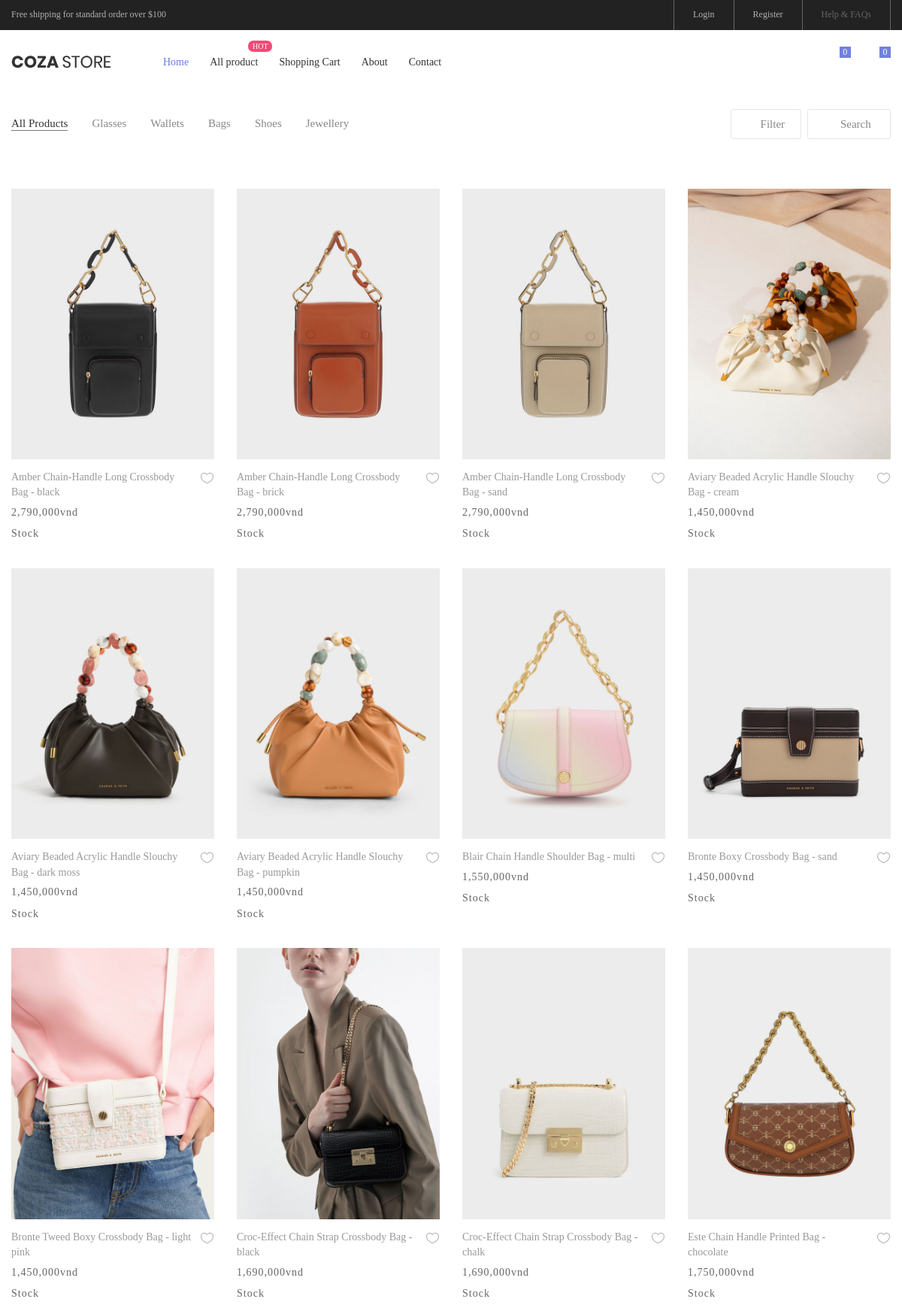
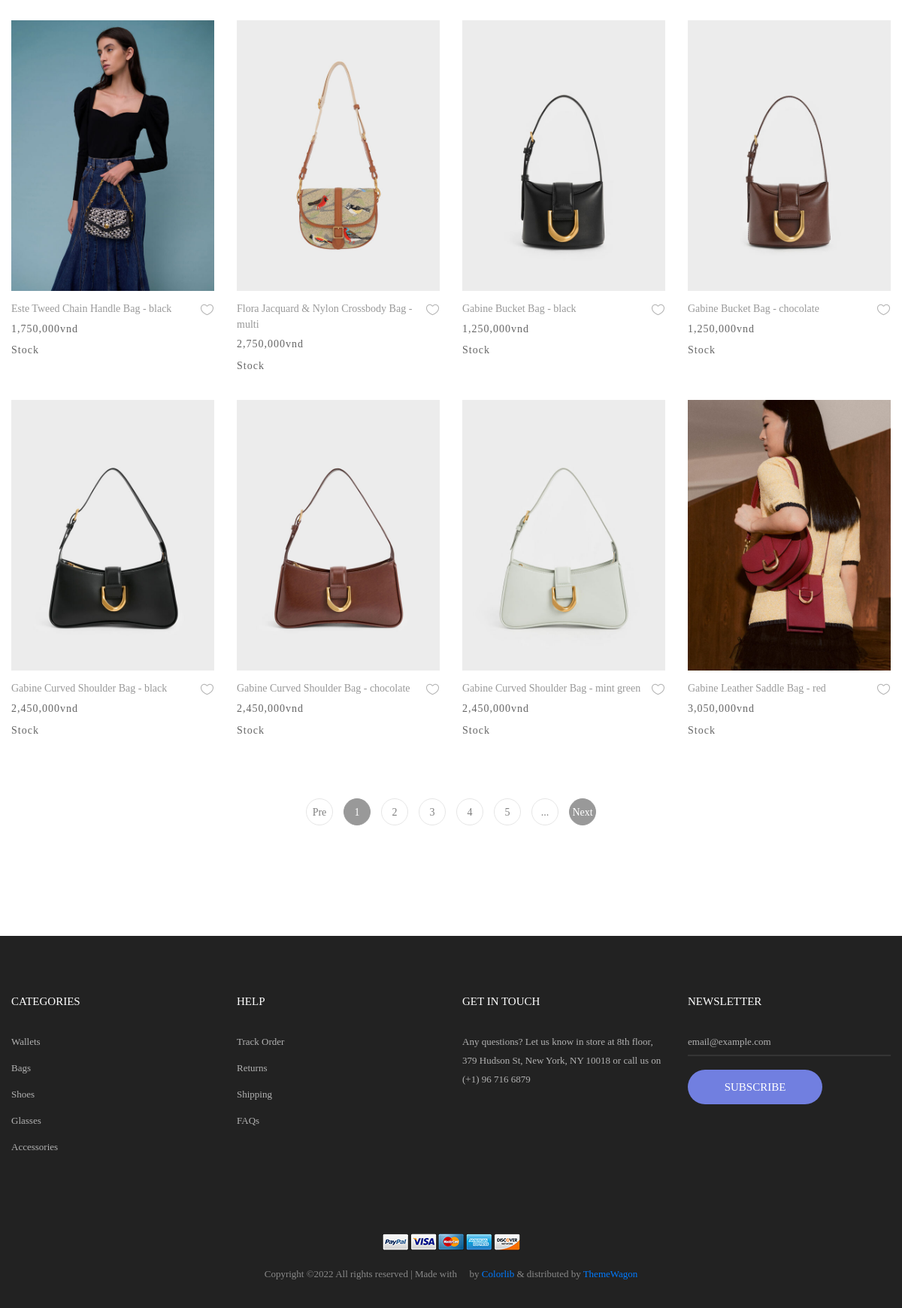
Page /product/0 on the committed database (2 pictures, top to bottom).
### store/models.py (models this page shows, shortened)
class Product(models.Model):
    name = models.CharField(max_length=250)
    image = models.ImageField(upload_to="dashmain/images",
                              default="dashmain/images/default.png")
    price_sell = models.FloatField()
    price_buy = models.FloatField()
    content = RichTextUploadingField(blank=True, null=True)
    inventory = models.IntegerField()
    status = models.ForeignKey(Status, on_delete=models.PROTECT)
    public_day = models.DateTimeField(default=datetime.datetime.now)
    category = models.ForeignKey(Category, on_delete=models.PROTECT)

class Status(models.Model):
    status = models.CharField(max_length=250)
    def __str__(self):
        return self.status

### store/views.py (the view)
# urls.py: path('product/<int:pk>', product, name="product"),
def product(request, pk):
    cart = Cart(request)
    all_product = Product.objects.all()
    if pk == 0:
        all_product = Product.objects.all()
    else:
        all_product = Product.objects.filter(
            category_id=pk)
    category = Category.objects.all().order_by('name')
    page = request.GET.get('page', 1)
    paginator = Paginator(all_product, 20)
    product_pager = paginator.page(page)
    return render(request, "store/product.html", {
        'all_product': product_pager,
        'category': category,
        'cart': cart,
    })

### cart/cart.py (called while the page is built)
    def __len__(self):
        return sum(item['quantity'] for item in self.cart.values())

### store/templates/store/product.html (shortened to what this page needs)
{% extends 'store/_Master.html' %}
{% load static %}
{% block main_content %}
{% load humanize %}
	<div class="bg0 m-t-23 p-b-140">
		<div class="container">
			<div class="flex-w flex-sb-m p-b-52">
				<div class="flex-w flex-l-m filter-tope-group m-tb-10">
					<a href="{% url 'store:product' 0 %}" class="stext-106 cl6 hov1 bor3 trans-04 m-r-32 m-tb-5 how-active1" data-filter="*">
						All Products
					</a>
					<a href="{% url 'store:product' 2 %}" class="stext-106 cl6 hov1 bor3 trans-04 m-r-32 m-tb-5" data-filter=".women">
						Glasses
					</a>
					<a href="{% url 'store:product' 4 %}" class="stext-106 cl6 hov1 bor3 trans-04 m-r-32 m-tb-5" data-filter=".men">
						Wallets
					</a>
					<a href="{% url 'store:product' 1 %}" class="stext-106 cl6 hov1 bor3 trans-04 m-r-32 m-tb-5" data-filter=".bag">
						Bags
					</a>
					<a href="{% url 'store:product' 3 %}" class="stext-106 cl6 hov1 bor3 trans-04 m-r-32 m-tb-5" data-filter=".shoes">
						Shoes
					</a>
					<a href="{% url 'store:product' 5 %}" class="stext-106 cl6 hov1 bor3 trans-04 m-r-32 m-tb-5" data-filter=".watches">
						Jewellery
					</a>
				</div>
				<div class="flex-w flex-c-m m-tb-10">
					<div class="flex-c-m stext-106 cl6 size-104 bor4 pointer hov-btn3 trans-04 m-r-8 m-tb-4 js-show-filter">
						<i class="icon-filter cl2 m-r-6 fs-15 trans-04 zmdi zmdi-filter-list"></i>
						 Filter
					</div>
					<div class="flex-c-m stext-106 cl6 size-105 bor4 pointer hov-btn3 trans-04 m-tb-4 js-show-search">
						<i class="icon-search cl2 m-r-6 fs-15 trans-04 zmdi zmdi-search"></i>
						Search
					</div>
				</div>
			</div>
			<div class="row isotope-grid">
				{%for product in all_product %}
				<div class="col-sm-6 col-md-4 col-lg-3 p-b-35 isotope-item">
					<div class="block2">
						<div class="block2-pic hov-img0">
							<a href="{% url 'store:product_detail' product.pk %}" class="stext-104 cl4 hov-cl1 trans-04 js-name-b2 p-b-6">
								<img src="{{product.image.url}}" alt="{{product.name}}">
							</a>
						</div>
						<div class="block2-txt flex-w flex-t p-t-14">
							<div class="block2-txt-child1 flex-col-l ">
								<a href="{% url 'store:product_detail' product.pk %}" class="stext-104 cl4 hov-cl1 trans-04 js-name-b2 p-b-6">
									{{product.name}}
								</a>
								<a href="{% url 'store:product_detail' product.pk %}" class="stext-104 cl4 hov-cl1 trans-04 js-name-b2 p-b-6">
								<span class="stext-105 cl3">
									{{product.price_sell |floatformat:0|intcomma}}vnd
								</span>
								<a>
								<span class="stext-105 cl3">
									{{product.status}}
								</span>
							</div>
							<div class="block2-txt-child2 flex-r p-t-3">
								<a href="{% url 'store:product_detail' product.pk %}" class="btn-addwish-b2 dis-block pos-relative js-addwish-b2">
									<img class="icon-heart1 dis-block trans-04" src="{% static 'store/images/icons/icon-heart-01.png' %}" alt="ICON">
								</a>
							</div>
						</div>
					</div>
				</div>
				{% endfor %}
			</div>
			<div class="flex-c-m flex-w w-full p-t-38">
				<div class="col-md-12">
						<nav aria-label="Page navigation example">
								<ul class="pagination justify-content-center">
										{%if all_product.has_previous%}
										<li class="page-item ">
												<a class="flex-c-m how-pagination1 trans-04 m-all-7 active-pagination1" href="?page={{ all_product.previous_page_number }}" tabindex="-1">Previous</a>
										</li>
										{% else %}
										<li class="page-item disabled">
												<a class="flex-c-m how-pagination1 trans-04 m-all-7" href="#" tabindex="-1">Pre</a>
										</li>
										{%endif%}
										{%for i in all_product.paginator.page_range %}
												{%if i > all_product.number|add:'-5' %}
														{%if i < all_product.number|add:'5'%}
																{%if all_product.number == i%}
																<li class="page-item" > <a class="flex-c-m how-pagination1 trans-04 m-all-7 active-pagination1" href="?page={{ i }}"> {{i}} </a></li>
																{%else%}
																<li class="page-item"> <a class="flex-c-m how-pagination1 trans-04 m-all-7" href="?page={{ i }}"> {{i}} </a></li>
																{%endif%}
														{%endif%}
												{%endif%}
										{%endfor%}
										{% if all_product.number < all_product.paginator.num_pages|add:'-5' %}
										<li class="page-item">
												<a class="flex-c-m how-pagination1 trans-04 m-all-7" href="#"> ... </a>
										</li>
										{%endif%}
										{%if all_product.has_next %}
										<li class="page-item">
												<a class="flex-c-m how-pagination1 trans-04 m-all-7 active-pagination1" href="?page={{ all_product.next_page_number }}">Next</a>
										</li>
										{% else %}
										<li class="page-item disabled">
												<a class="flex-c-m how-pagination1 trans-04 m-all-7" href="#">Next</a>
										</li>
										{%endif%}
								</ul>
						</nav>
					</div>
				</div>
		</div>
	</div>
{% endblock %}

### store/templates/store/_Master.html (shortened to what this page needs)
{% load static %}
{% load humanize %}
<!DOCTYPE html>
<html lang="en">
<head>
	<link rel="stylesheet" type="text/css" href="{% static 'store/vendor/bootstrap/css/bootstrap.min.css'%}">
	<link rel="stylesheet" type="text/css" href="{% static 'store/fonts/font-awesome-4.7.0/css/font-awesome.min.css'%}">
	<link rel="stylesheet" type="text/css" href="{% static 'store/fonts/iconic/css/material-design-iconic-font.min.css'%}">
	<link rel="stylesheet" type="text/css" href="{% static 'store/fonts/linearicons-v1.0.0/icon-font.min.css'%}">
	<link rel="stylesheet" type="text/css" href="{% static 'store/vendor/animate/animate.css'%}">
	<link rel="stylesheet" type="text/css" href="{% static 'store/vendor/css-hamburgers/hamburgers.min.css'%}">
	<link rel="stylesheet" type="text/css" href="{% static 'store/vendor/select2/select2.min.css'%}">
	<link rel="stylesheet" type="text/css" href="{% static 'store/vendor/daterangepicker/daterangepicker.css'%}">
	<link rel="stylesheet" type="text/css" href="{% static 'store/vendor/slick/slick.css'%}">
	<link rel="stylesheet" type="text/css" href="{% static 'store/vendor/MagnificPopup/magnific-popup.css'%}">
	<link rel="stylesheet" type="text/css" href="{% static 'store/vendor/perfect-scrollbar/perfect-scrollbar.css'%}">
	<link rel="stylesheet" type="text/css" href="{% static 'store/css/util.css'%}">
	<link rel="stylesheet" type="text/css" href="{% static 'store/css/main.css'%}">
</head>
<body class="animsition">
	<header>
		<div class="container-menu-desktop">
			<div class="top-bar">
				<div class="content-topbar flex-sb-m h-full container">
					<div class="left-top-bar">
						Free shipping for standard order over $100
					</div>
					<div class="right-top-bar flex-w h-full">
							{% if request.session.session_customer %}
							<a href="{% url 'customer:my_account'%}" class="flex-c-m trans-04 p-lr-25 "> My Account - {{ request.session.session_customer.username }}</a>
							<a href="{% url 'customer:customer_logout'%}" class="flex-c-m trans-04 p-lr-25 "> Logout </a>
						{% else%}
						<a href="{% url 'customer:customer_login'%}" class="flex-c-m trans-04 p-lr-25" >
							Login
						</a>
						<a href="{% url 'customer:customer_register'%}" class="flex-c-m trans-04 p-lr-25" >
							Register
						</a>
						{% endif %}
						<a class="flex-c-m trans-04 p-lr-25"> Help & FAQs </a>
					</div>
				</div>
			</div>
			<div class="wrap-menu-desktop">
				<nav class="limiter-menu-desktop container">
					<a href="{% url 'store:index' %}" class="logo">
						<img src="{% static 'store/images/icons/logo-01.png'%}" alt="IMG-LOGO">
					</a>
					<div class="menu-desktop">
						<ul class="main-menu">
							<li class="active-menu">
								<a href="{% url 'store:index' %}">Home</a>
							<li class="label1" data-label1="hot">
								<a href="{% url 'store:product' 0 %}">All product</a>
							</li>
							<li>
								<a href="{% url 'cart:cart_detail' %}">Shopping Cart</a>
							</li>
							<li>
								<a href="{% url 'store:about' %}">About</a>
							</li>
							<li>
								<a href="{% url 'store:contact' %}">Contact</a>
							</li>
						</ul>
					</div>
					<div class="wrap-icon-header flex-w flex-r-m">
						<div class="icon-header-item cl2 hov-cl1 trans-04 p-l-22 p-r-11 icon-header-noti js-show-cart" data-notify="{{cart|length}}">
							<i class="zmdi zmdi-shopping-cart"></i>
						</div>
						<a href="#" class="dis-block icon-header-item cl2 hov-cl1 trans-04 p-l-22 p-r-11 icon-header-noti" data-notify="0">
							<i class="zmdi zmdi-favorite-outline"></i>
						</a>
					</div>
				</nav>
			</div>
		</div>
	</header>
	<br/>
	<br/>
	<br/>
{% block main_content %}{% endblock %}
<footer class="bg3 p-t-75 p-b-32">
	<div class="container">
		<div class="row">
			<div class="col-sm-6 col-lg-3 p-b-50">
				<h4 class="stext-301 cl0 p-b-30">
					Categories
				</h4>
				<ul>
					<li class="p-b-10">
						<a href="{% url 'store:product' 4 %}" class="stext-107 cl7 hov-cl1 trans-04">
							Wallets
						</a>
					</li>
					<li class="p-b-10">
						<a href="#" class="stext-107 cl7 hov-cl1 trans-04">
							Bags
						</a>
					</li>
					<li class="p-b-10">
						<a href="#" class="stext-107 cl7 hov-cl1 trans-04">
							Shoes
						</a>
					</li>
					<li class="p-b-10">
						<a href="#" class="stext-107 cl7 hov-cl1 trans-04">
							Glasses
						</a>
					</li>
					<li class="p-b-10">
						<a href="#" class="stext-107 cl7 hov-cl1 trans-04">
							Accessories
						</a>
					</li>
				</ul>
			</div>
			<div class="col-sm-6 col-lg-3 p-b-50">
				<h4 class="stext-301 cl0 p-b-30">
					Help
				</h4>
				<ul>
					<li class="p-b-10">
						<a href="#" class="stext-107 cl7 hov-cl1 trans-04">
							Track Order
						</a>
					</li>
					<li class="p-b-10">
						<a href="#" class="stext-107 cl7 hov-cl1 trans-04">
							Returns
						</a>
					</li>
					<li class="p-b-10">
						<a href="#" class="stext-107 cl7 hov-cl1 trans-04">
							Shipping
						</a>
					</li>
					<li class="p-b-10">
						<a href="#" class="stext-107 cl7 hov-cl1 trans-04">
							FAQs
						</a>
					</li>
				</ul>
			</div>
			<div class="col-sm-6 col-lg-3 p-b-50">
				<h4 class="stext-301 cl0 p-b-30">
					GET IN TOUCH
				</h4>
				<p class="stext-107 cl7 size-201">
					Any questions? Let us know in store at 8th floor, 379 Hudson St, New York, NY 10018 or call us on (+1) 96 716 6879
				</p>
				<div class="p-t-27">
					<a href="#" class="fs-18 cl7 hov-cl1 trans-04 m-r-16">
						<i class="fa fa-facebook"></i>
					</a>
					<a href="#" class="fs-18 cl7 hov-cl1 trans-04 m-r-16">
						<i class="fa fa-instagram"></i>
					</a>
					<a href="#" class="fs-18 cl7 hov-cl1 trans-04 m-r-16">
						<i class="fa fa-pinterest-p"></i>
					</a>
				</div>
			</div>
			<div class="col-sm-6 col-lg-3 p-b-50">
				<h4 class="stext-301 cl0 p-b-30">
					Newsletter
				</h4>
				<form>
					<div class="wrap-input1 w-full p-b-4">
						<input class="input1 bg-none plh1 stext-107 cl7" type="text" name="email" placeholder="email@example.com">
					</div>
					<div class="p-t-18">
						<button class="flex-c-m stext-101 cl0 size-103 bg1 bor1 hov-btn2 p-lr-15 trans-04">
							Subscribe
						</button>
					</div>
				</form>
			</div>
		</div>
		<div class="p-t-40">
			<div class="flex-c-m flex-w p-b-18">
				<a href="#" class="m-all-1">
					<img src="{% static 'store/images/icons/icon-pay-01.png'%}" alt="ICON-PAY">
				</a>
				<a href="#" class="m-all-1">
					<img src="{% static 'store/images/icons/icon-pay-02.png'%}" alt="ICON-PAY">
				</a>
				<a href="#" class="m-all-1">
					<img src="{% static 'store/images/icons/icon-pay-03.png'%}" alt="ICON-PAY">
				</a>
				<a href="#" class="m-all-1">
					<img src="{% static 'store/images/icons/icon-pay-04.png'%}" alt="ICON-PAY">
				</a>
				<a href="#" class="m-all-1">
					<img src="{% static 'store/images/icons/icon-pay-05.png'%}" alt="ICON-PAY">
				</a>
			</div>
			<p class="stext-107 cl6 txt-center">
Copyright &copy;<script>document.write(new Date().getFullYear());</script> All rights reserved | Made with <i class="fa fa-heart-o" aria-hidden="true"></i> by <a href="https://colorlib.com" target="_blank">Colorlib</a> &amp; distributed by <a href="https://themewagon.com" target="_blank">ThemeWagon</a>
			</p>
		</div>
	</div>
</footer>
</body>
</html>

### store/templates/store/parts/cart_bar.html (shortened to what this page needs)
{% load static%}
{% load humanize%}

### rows in the picture
Product: image (picture), name "Amber Chain-Handle Long Crossbody Bag - black", price_sell "2,790,000", status "Stock"
Product: image (picture), name "Amber Chain-Handle Long Crossbody Bag - brick", price_sell "2,790,000", status "Stock"
Product: image (picture), name "Amber Chain-Handle Long Crossbody Bag - sand", price_sell "2,790,000", status "Stock"
Product: image (picture), name "Aviary Beaded Acrylic Handle Slouchy Bag - cream", price_sell "1,450,000", status "Stock"
Product: image (picture), name "Aviary Beaded Acrylic Handle Slouchy Bag - dark moss", price_sell "1,450,000", status "Stock"
Product: image (picture), name "Aviary Beaded Acrylic Handle Slouchy Bag - pumpkin", price_sell "1,450,000", status "Stock"
Product: image (picture), name "Blair Chain Handle Shoulder Bag - multi", price_sell "1,550,000", status "Stock"
Product: image (picture), name "Bronte Boxy Crossbody Bag - sand", price_sell "1,450,000", status "Stock"
Product: image (picture), name "Bronte Tweed Boxy Crossbody Bag - light pink", price_sell "1,450,000", status "Stock"
Product: image (picture), name "Croc-Effect Chain Strap Crossbody Bag - black", price_sell "1,690,000", status "Stock"
Product: image (picture), name "Croc-Effect Chain Strap Crossbody Bag - chalk", price_sell "1,690,000", status "Stock"
Product: image (picture), name "Este Chain Handle Printed Bag - chocolate", price_sell "1,750,000", status "Stock"
Product: image (picture), name "Este Tweed Chain Handle Bag - black", price_sell "1,750,000", status "Stock"
Product: image (picture), name "Flora Jacquard & Nylon Crossbody Bag - multi", price_sell "2,750,000", status "Stock"
Product: image (picture), name "Gabine Bucket Bag - black", price_sell "1,250,000", status "Stock"
Product: image (picture), name "Gabine Bucket Bag - chocolate", price_sell "1,250,000", status "Stock"
Product: image (picture), name "Gabine Curved Shoulder Bag - black", price_sell "2,450,000", status "Stock"
Product: image (picture), name "Gabine Curved Shoulder Bag - chocolate", price_sell "2,450,000", status "Stock"
Product: image (picture), name "Gabine Curved Shoulder Bag - mint green", price_sell "2,450,000", status "Stock"
Product: image (picture), name "Gabine Leather Saddle Bag - red", price_sell "3,050,000", status "Stock"

### other values in the picture
{{ i }} "1"
{{ i }} "2" "3" "4" "5"
